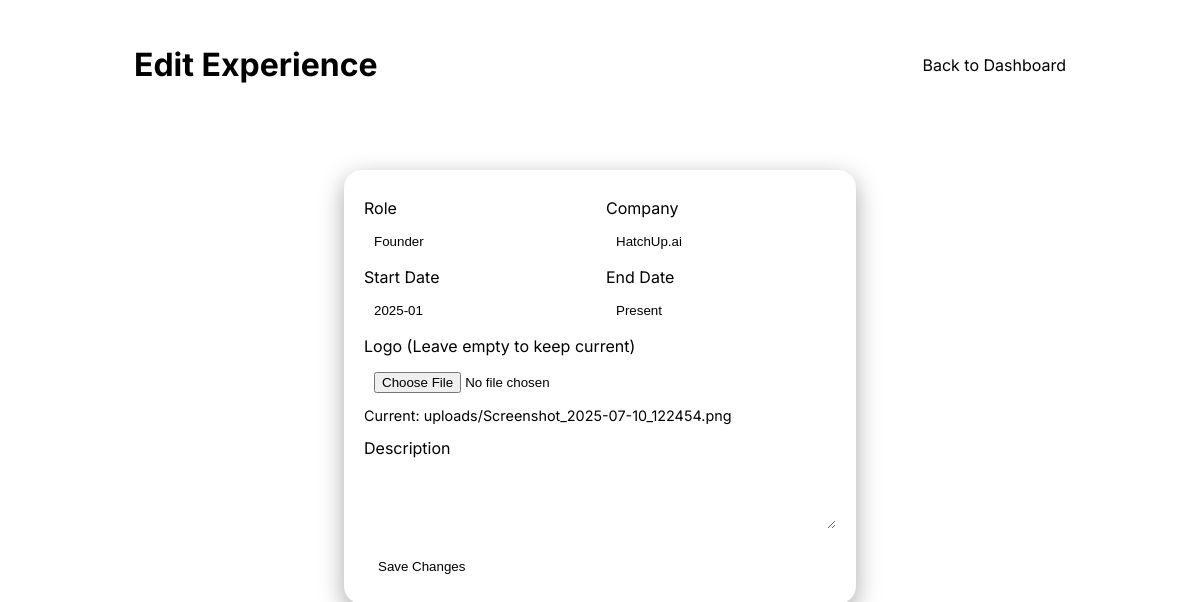
Page /admin/experience/edit/2 (signed in) on the committed database.
### tables this page shows
CREATE TABLE experience (
            id INTEGER PRIMARY KEY AUTOINCREMENT,
            role TEXT,
            company TEXT,
            start_date TEXT,
            end_date TEXT,
            description TEXT
        , logo_path TEXT);

### app.py (the view, shortened to what this page needs)
@app.route("/admin/experience/edit/<int:eid>", methods=["GET", "POST"])
def admin_experience_edit(eid):
    if not require_login():
        return redirect(url_for("admin_login"))
    conn = get_db()
    cur = conn.cursor()
    cur.execute("SELECT * FROM experience WHERE id=?", (eid,))
    experience = cur.fetchone()
    conn.close()
    return render_template("edit_experience.html", experience=experience)

### app.py (called while the page is built)
def get_db():
    conn = sqlite3.connect(DB_PATH)
    conn.row_factory = sqlite3.Row
    return conn

def require_login():
    return session.get("logged_in") is True

### templates/edit_experience.html (shortened to what this page needs)
<!DOCTYPE html>
<html lang="en">
<head>
    <link rel="stylesheet" href="{{ url_for('static', filename='styles.css') }}">
</head>
<body>
    <header class="admin-header">
        <div class="container">
            <h1>Edit Experience</h1>
            <nav>
                <a href="{{ url_for('admin_dashboard') }}">Back to Dashboard</a>
            </nav>
        </div>
    </header>
    <main class="container narrow">
        <section class="card">
            <form method="post" enctype="multipart/form-data">
                <div class="grid-2">
                    <div>
                        <label>Role</label>
                        <input type="text" name="role" value="{{ experience['role'] }}" required>
                    </div>
                    <div>
                        <label>Company</label>
                        <input type="text" name="company" value="{{ experience['company'] }}" required>
                    </div>
                </div>
                <div class="grid-2">
                    <div>
                        <label>Start Date</label>
                        <input type="text" name="start_date" value="{{ experience['start_date'] }}"
                            placeholder="YYYY-MM">
                    </div>
                    <div>
                        <label>End Date</label>
                        <input type="text" name="end_date" value="{{ experience['end_date'] }}"
                            placeholder="YYYY-MM or Present">
                    </div>
                </div>
                <label>Logo (Leave empty to keep current)</label>
                <input type="file" name="logo" accept="image/*">
                {% if experience['logo_path'] %}
                <p class="muted" style="font-size: 0.9em; margin-top: 4px;">Current: {{ experience['logo_path'] }}</p>
                {% endif %}
                <label>Description</label>
                <textarea name="description" rows="3">{{ experience['description'] }}</textarea>
                <button type="submit" style="margin-top: 16px;">Save Changes</button>
            </form>
        </section>
    </main>
</body>
</html>

### static/styles.css (style rules this page uses)
* { box-sizing: border-box }
body { margin: 0; background: var(--bg); color: var(--text); font-family: Inter, system-ui, -apple-system, Segoe UI, Roboto, Helvetica, Arial, sans-serif }
.container { max-width: 980px; margin: 0 auto; padding: 24px }
.container.narrow { max-width: 560px }
.card { background: var(--card); border: 1px solid var(--border); border-radius: 18px; padding: 20px; margin: 16px 0; box-shadow: 0 8px 24px rgba(0, 0, 0, .35) }
.grid-2 { display: grid; grid-template-columns: repeat(2, 1fr); gap: 12px }
.muted { color: var(--muted) }
label { display: block; margin: 8px 0 6px }
input, textarea { width: 100%; padding: 10px; border-radius: 10px; border: 1px solid var(--border); background: var(--card); color: var(--text) }
button { padding: 10px 14px; border: none; border-radius: 10px; background: var(--accent); color: var(--button-text); cursor: pointer }
.admin-header { background: var(--card); border-bottom: 1px solid var(--border) }
.admin-header .container { display: flex; justify-content: space-between; align-items: center }
.admin-header nav a { color: var(--text); margin-left: 12px; text-decoration: none }

### rows in the picture
experience: role "Founder", company "HatchUp.ai", start_date "2025-01", end_date "Present", logo_path "uploads/Screenshot_2025-07-10_122454.png"
